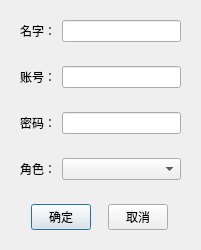
<?xml version="1.0" encoding="UTF-8"?>
<ui version="4.0">
 <class>Dialog</class>
 <widget class="QDialog" name="Dialog">
  <property name="geometry">
   <rect>
    <x>0</x>
    <y>0</y>
    <width>201</width>
    <height>235</height>
   </rect>
  </property>
  <property name="windowTitle">
   <string>用户</string>
  </property>
  <layout class="QVBoxLayout" name="verticalLayout">
   <item>
    <widget class="QWidget" name="widget" native="true">
     <layout class="QHBoxLayout" name="horizontalLayout">
      <item>
       <widget class="QLabel" name="label">
        <property name="text">
         <string>名字：</string>
        </property>
       </widget>
      </item>
      <item>
       <widget class="QLineEdit" name="lineEdit_name"/>
      </item>
     </layout>
    </widget>
   </item>
   <item>
    <widget class="QWidget" name="widget_2" native="true">
     <layout class="QHBoxLayout" name="horizontalLayout_2">
      <item>
       <widget class="QLabel" name="label_2">
        <property name="text">
         <string>账号：</string>
        </property>
       </widget>
      </item>
      <item>
       <widget class="QLineEdit" name="lineEdit_username"/>
      </item>
     </layout>
    </widget>
   </item>
   <item>
    <widget class="QWidget" name="widget_3" native="true">
     <layout class="QHBoxLayout" name="horizontalLayout_3">
      <item>
       <widget class="QLabel" name="label_3">
        <property name="text">
         <string>密码：</string>
        </property>
       </widget>
      </item>
      <item>
       <widget class="QLineEdit" name="lineEdit_password"/>
      </item>
     </layout>
    </widget>
   </item>
   <item>
    <widget class="QWidget" name="widget_4" native="true">
     <layout class="QHBoxLayout" name="horizontalLayout_4">
      <item>
       <widget class="QLabel" name="label_4">
        <property name="minimumSize">
         <size>
          <width>36</width>
          <height>0</height>
         </size>
        </property>
        <property name="maximumSize">
         <size>
          <width>36</width>
          <height>16777215</height>
         </size>
        </property>
        <property name="text">
         <string>角色：</string>
        </property>
       </widget>
      </item>
      <item>
       <widget class="QComboBox" name="comboBox"/>
      </item>
     </layout>
    </widget>
   </item>
   <item>
    <widget class="QWidget" name="widget_5" native="true">
     <layout class="QHBoxLayout" name="horizontalLayout_5">
      <item>
       <widget class="QPushButton" name="pushButton_save">
        <property name="minimumSize">
         <size>
          <width>60</width>
          <height>0</height>
         </size>
        </property>
        <property name="maximumSize">
         <size>
          <width>60</width>
          <height>16777215</height>
         </size>
        </property>
        <property name="text">
         <string>确定</string>
        </property>
       </widget>
      </item>
      <item>
       <widget class="QPushButton" name="pushButton_cancel">
        <property name="minimumSize">
         <size>
          <width>60</width>
          <height>0</height>
         </size>
        </property>
        <property name="maximumSize">
         <size>
          <width>60</width>
          <height>16777215</height>
         </size>
        </property>
        <property name="text">
         <string>取消</string>
        </property>
       </widget>
      </item>
     </layout>
    </widget>
   </item>
  </layout>
 </widget>
 <resources/>
 <connections/>
</ui>
